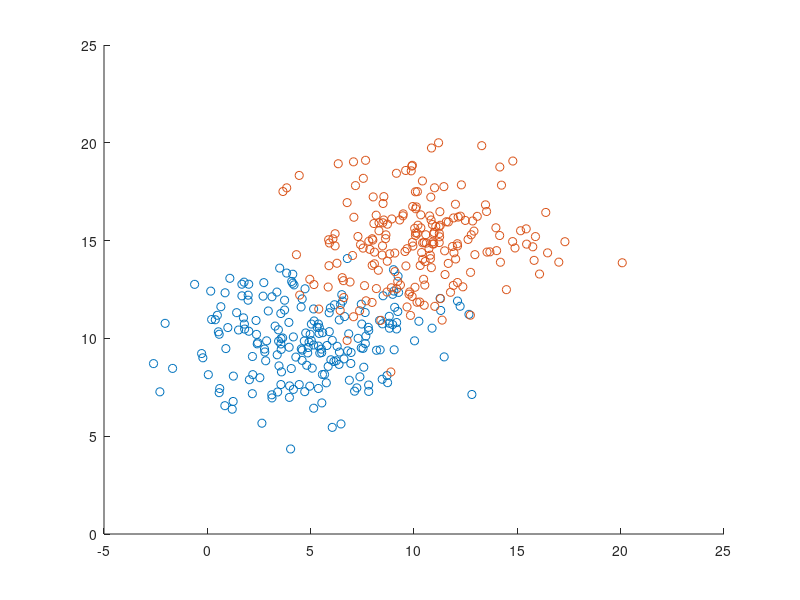

The MATLAB source for this figure: (Note: this script raises an error after producing the figure.)
close all
clear all

% Part 2
% -------------------
%   Class A
nA = 200;
classA = randn(nA,2);
muA = [5, 10]';
SA = [8, 0; 0, 4];
%   Find eigenvectors and eigenvalues of covariance matrix SA
[VA,DA] = eig(SA);
lam1A = DA(1,1);
lam2A = DA(2,2);
projected_yA = VA(:,1);
%   Find angle between principle axes and x-y axes
y_axis = [0 1];
cosThetaA = dot(projected_yA,y_axis)/(norm(projected_yA)*norm(y_axis));
thetaA_deg = acosd(cosThetaA);
thetaA = thetaA_deg*pi/180;
% Perform transform on points to add desired covariance and mean
classA = (classA*sqrtm(SA))' + muA;

%   Compare against MATLAB built in function
testA = mvnrnd(muA, SA, nA);

%   Class B
nB = 200;
classB = randn(nB, 2);
muB = [10 15]';
SB = [8 0; 0 4];

% Find eigenvectors and eigenvalues of covariance matrix SB
[VB,DB] = eig(SB);
lam1B = DB(1,1);
lam2B = DB(2,2);
projected_yB = VB(:,1);
% Find angle between principle axes and x-y axes
y_axis = [0 1];
cosThetaB = dot(projected_yB,y_axis)/(norm(projected_yB)*norm(y_axis));
thetaB_deg = acosd(cosThetaB);
thetaB = thetaB_deg*pi/180;
classB = (classB*sqrtm(SB))' + muB;
% Compare against MATLAB built in function
testB = mvnrnd(muB, SB, nB);

% Plot class A and class B
figure
scatter(classA(1,:),classA(2,:))
hold on
scatter(classB(1,:),classB(2,:))
hold on
plot_ellipse(muA(1),muA(2),thetaA,sqrt(lam2A),sqrt(lam1A),'k')
hold on
plot_ellipse(muB(1),muB(2),thetaB,sqrt(lam2B),sqrt(lam1B),'k')
legend('class A','class B','unit SD equiprobability contour')
title('Manually Generated Gaussian Clusters')

% MATLAB comparison plot
figure
scatter(testA(:,1),testA(:,2))
hold on
scatter(testB(:,1),testB(:,2))
hold on
plot_ellipse(muA(1),muA(2),0,sqrt(8),sqrt(4),'k')
hold on
plot_ellipse(muB(1),muB(2),0,sqrt(8),sqrt(4),'k')
legend('class A','class B','unit SD equiprobability contour')
title('MATLAB Generated Gaussian Clusters')

%   Class C
nC = 100;
classC = randn(nC,2);
muC = [5, 10]';
SC = [8, 4; 4, 40];
%   Find eigenvectors and eigenvalues of covariance matrix SC
[VC,DC] = eig(SC);
lam1C = DC(1,1);
lam2C = DC(2,2);
projected_yC = VC(:,1);
%   Find angle between principle axes and x-y axes
y_axis = [0 1];
cosThetaC = dot(projected_yC,y_axis)/(norm(projected_yC)*norm(y_axis));
thetaC_deg = acosd(cosThetaC);
thetaC = thetaC_deg*pi/180;
classC = (classC*sqrtm(SC))' + muC;
%   Compare against MATLAB built in function
testC = mvnrnd(muC, SC, nC);

%   Class D
nD = 200;
classD = randn(nD,2);
muD = [15, 10]';
SD = [8, 0; 0, 8];
%   Find eigenvectors and eigenvalues of covariance matrix SD
[VD,DD] = eig(SD);
lam1D = DD(1,1);
lam2D = DD(2,2);
projected_yD = VD(:,1);
%   Find angle between principle axes and x-y axes
y_axis = [0 1];
cosThetaD = dot(projected_yD,y_axis)/(norm(projected_yD)*norm(y_axis));
thetaD_deg = acosd(cosThetaD);
thetaD = thetaD_deg*pi/180;
classD = (classD*sqrtm(SD))' + muD;
%   Compare against MATLAB built in function
testD = mvnrnd(muD, SD, nD);

%   Class E
nE = 150;
classE = randn(nE,2);
muE = [10, 5]';
SE = [10, -5; -5, 20];
%   Find eigenvectors and eigenvalues of covariance matrix SE
[VE,DE] = eig(SE);
lam1E = DE(1,1);
lam2E = DE(2,2);
projected_yE = VE(:,1);
%   Find angle between principle axes and x-y axes
y_axis = [0 1];
cosThetaE = dot(projected_yE,y_axis)/(norm(projected_yE)*norm(y_axis));
thetaE_deg = acosd(cosThetaE);
thetaE = thetaE_deg*pi/180;
classE = (classE*sqrtm(SE))' + muE;
%   Compare against MATLAB built in function
testE = mvnrnd(muE, SE, nE);

% Plot class C, class D, and class E
figure
scatter(classC(1,:),classC(2,:))
hold on
scatter(classD(1,:),classD(2,:))
hold on
scatter(classE(1,:),classE(2,:))
hold on
plot_ellipse(muC(1),muC(2),thetaC,sqrt(lam2C),sqrt(lam1C),'k')
hold on
plot_ellipse(muD(1),muD(2),thetaD,sqrt(lam2D),sqrt(lam1D),'k')
hold on
plot_ellipse(muE(1),muE(2),thetaE,sqrt(lam2E),sqrt(lam1E),'k')
legend('class C','class D','class E','unit SD equiprobability contour')
title('Manually Generated Gaussian Clusters')

% MATLAB comparison plot
figure
scatter(testC(:,1),testC(:,2))
hold on
scatter(testD(:,1),testD(:,2))
hold on
scatter(testE(:,1),testE(:,2))
hold on
plot_ellipse(muC(1),muC(2),thetaC,sqrt(lam2C),sqrt(lam1C),'k')
hold on
plot_ellipse(muD(1),muD(2),thetaD,sqrt(lam2D),sqrt(lam1D),'k')
hold on
plot_ellipse(muE(1),muE(2),thetaE,sqrt(lam2E),sqrt(lam1E),'k')
legend('class C','class D','class E','unit SD equiprobability contour')
title('MATLAB Generated Gaussian Clusters')

% Part 3
% -------------------
grid_step = 0.01;
x1vals_AB = [classA(1,:) classB(1,:)]';
x2vals_AB = [classA(2,:) classB(2,:)]';
labels_AB = [ones(nA, 1); 2*ones(nB, 1)];
[x1_AB, x2_AB] = make_grid(x1vals_AB, x2vals_AB, grid_step);

x1vals_CDE = [classC(1,:) classD(1,:) classE(1,:)]';
x2vals_CDE = [classC(2,:) classD(2,:) classE(2,:)]';
labels_CDE = [ones(nC, 1); 2*ones(nD, 1); 3*ones(nE, 1)];
[x1_CDE, x2_CDE] = make_grid(x1vals_CDE, x2vals_CDE, grid_step);

% MED Classifier
grid_classes_AB_MED = reshape(MEDclassifier(x1_AB(:), x2_AB(:), [muA'; muB']), size(x1_AB));
grid_classes_CDE_MED = reshape(MEDclassifier(x1_CDE(:), x2_CDE(:), [muC'; muD'; muE']), size(x1_CDE));

figure
scatter(classA(1,:),classA(2,:))
hold on
scatter(classB(1,:),classB(2,:))
hold on
plot_ellipse(muA(1),muA(2),thetaA,sqrt(lam2A),sqrt(lam1A),'k')
hold on
plot_ellipse(muB(1),muB(2),thetaB,sqrt(lam2B),sqrt(lam1B),'k')
[~, h1] = contour(x1_AB, x2_AB, grid_classes_AB_MED, 'Color', 'm');
legend('class A','class B','unit SD equiprobability contour', 'MED Decision Boundary')
title('MED Classifier Results')

% Functions
% -------------------
% Grid for classification boundaries
function [x1, x2] = make_grid(x1vals, x2vals, step)
    % Get original range of values
    x1min0 = min(x1vals(:));
    x1max0 = max(x1vals(:));
    x2min0 = min(x2vals(:));
    x2max0 = max(x2vals(:));
    
    % Add 20% to width and height
    dx1 = x1max0 - x1min0;
    dx1 = dx1*1.2;
    x1min = 0.5*(x1max0 + x1min0 - dx1);
    x1max = 0.5*(x1max0 + x1min0 + dx1);
    dx2 = x2max0 - x2min0;
    dx2 = dx2*1.2;
    x2min = 0.5*(x2max0 + x2min0 - dx2);
    x2max = 0.5*(x2max0 + x2min0 + dx2);
    
    % Generate gridpoints
    nx1 = ceil((x1max - x1min)/step);
    nx2 = ceil((x2max - x2min)/step);
    x = linspace(x1min, x1max, nx1);
    y = linspace(x2min, x2max, nx2);
    [x1, x2] = meshgrid(x, y);
end

% MED Classifier
function classes = MEDclassifier(x1, x2, prototypes)
    n_pts = length(x1);
    n_protos = size(prototypes, 1);
    dists = zeros(n_pts, n_protos);
    
    % Compute Euclidian distances
    for ii=1:n_pts
        for jj=1:n_protos
            dists(ii, jj) = (x1(ii) - prototypes(jj, 1))^2 + (x2(ii) - prototypes(jj, 2))^2;
        end
    end
    
    % Predicted class is argmin of computed distances (second returned
    % element of min function)
    [~, classes] = min(dists, [], 2);
end